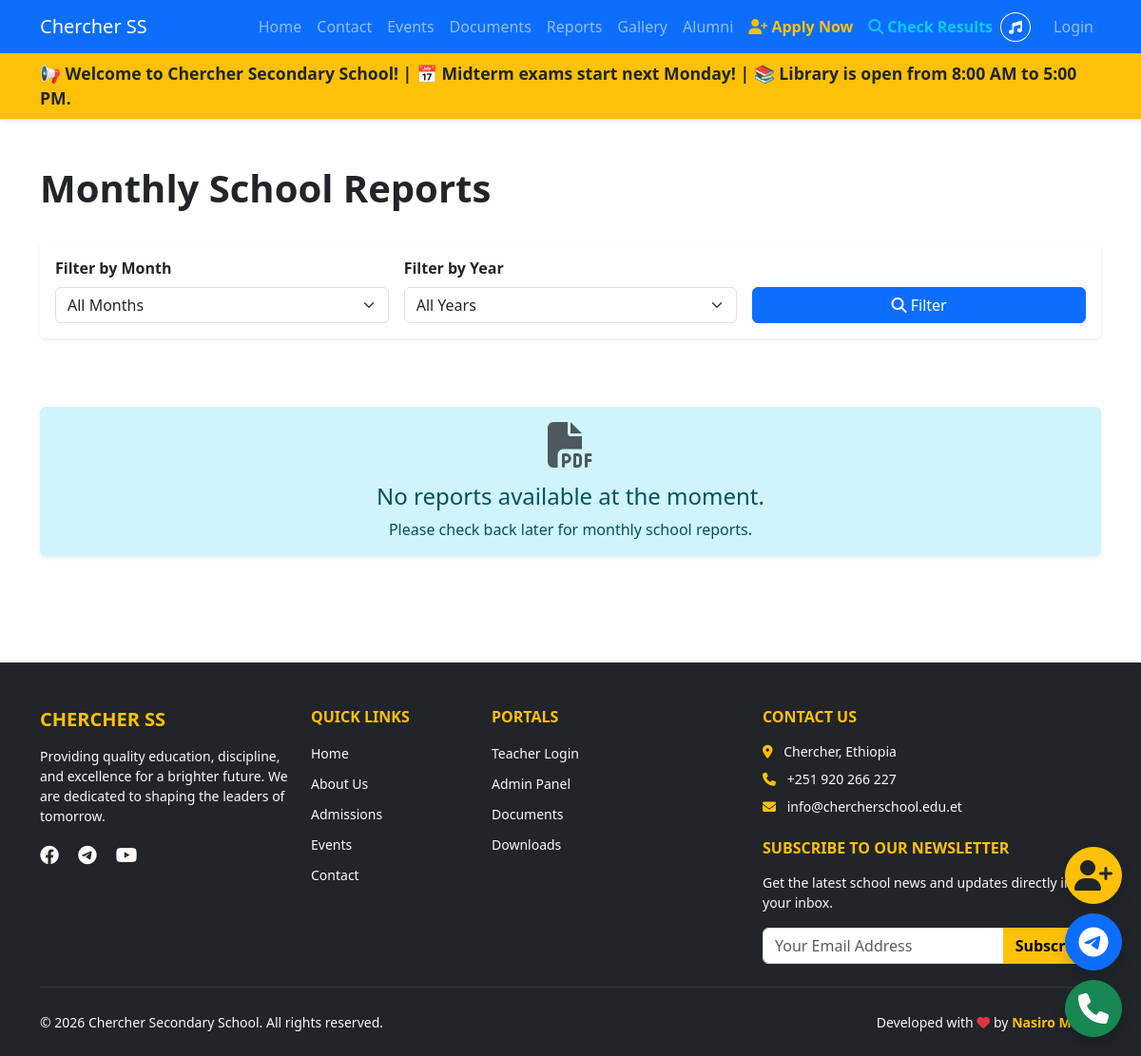
Page /reports/ on the earlier database version.
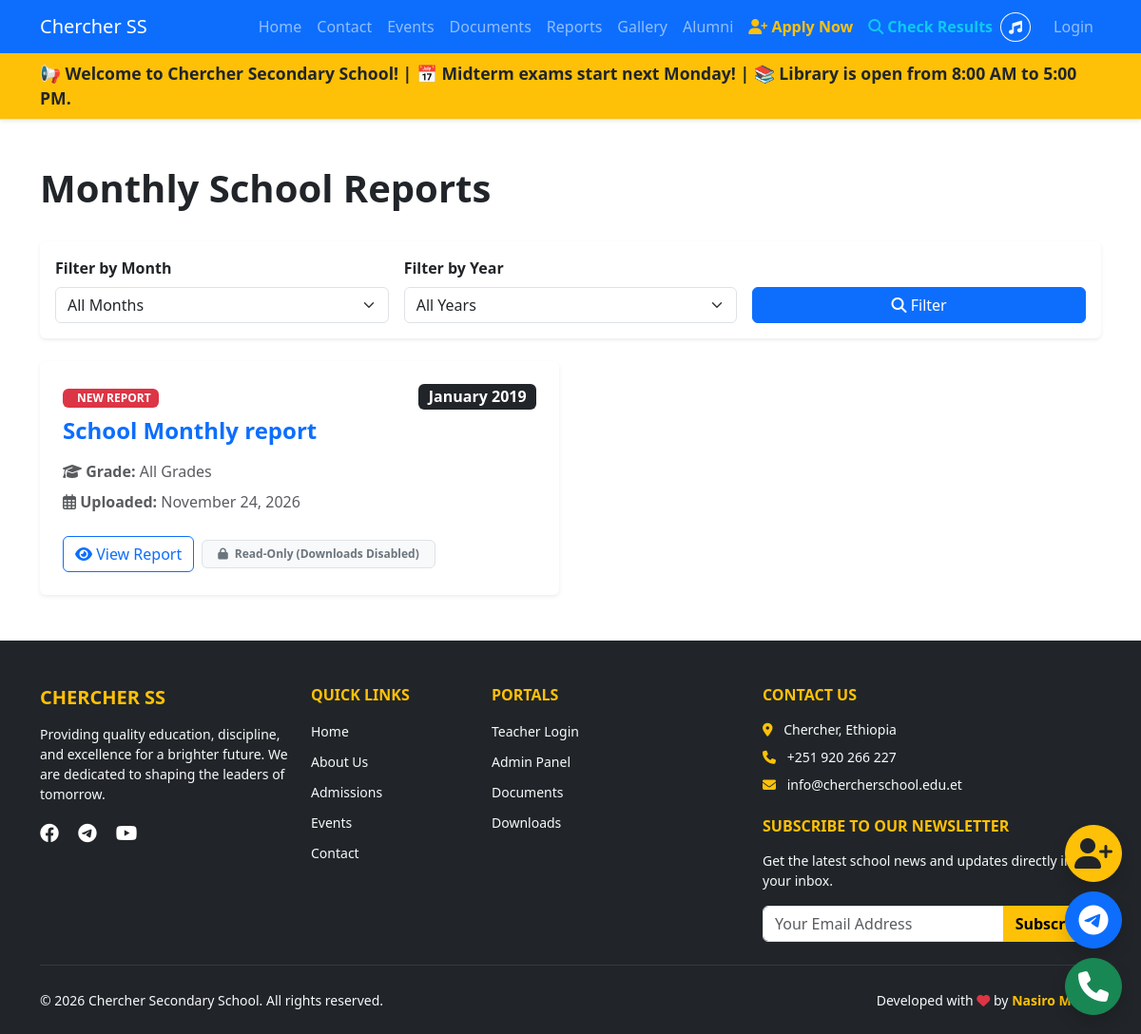
Same page on the later database version.
### reports/models.py (models this page shows, shortened)
class MonthlyReport(models.Model):
    MONTHS = [
        ('January', 'January'), ('February', 'February'), ('March', 'March'),
        ('April', 'April'), ('May', 'May'), ('June', 'June'),
        ('July', 'July'), ('August', 'August'), ('September', 'September'),
        ('October', 'October'), ('November', 'November'), ('December', 'December')
    ]
    title = models.CharField(max_length=200, help_text="e.g., Grade 9 Term 1 Report")
    month = models.CharField(max_length=20, choices=MONTHS)
    year = models.CharField(max_length=4, help_text="e.g., 2026")
    grade = models.CharField(max_length=50, blank=True, help_text="e.g., Grade 9 (leave blank for all)")
    file = models.FileField(upload_to='reports/', help_text="Upload PDF or Excel file")
    allow_download = models.BooleanField(
        default=False,
        help_text="Allow public visitors to download this report. Leave unchecked for view-only access."
    )
    uploaded_at = models.DateTimeField(auto_now_add=True)
    class Meta:
        ordering = ['-year', '-month']
        verbose_name_plural = "Monthly Reports"

### core/views.py (the view)
# urls.py: path('reports/', views.public_reports, name='public_reports'),
def public_reports(request):
    reports = MonthlyReport.objects.all().order_by('-uploaded_at', '-id')
    month = request.GET.get('month')
    year = request.GET.get('year')
    if month:
        reports = reports.filter(month=month)
    if year:
        reports = reports.filter(year=year)
    years = MonthlyReport.objects.values_list('year', flat=True).distinct().order_by('-year')
    return render(request, 'core/public_reports.html', {
        'reports': reports,
        'selected_month': month,
        'selected_year': year,
        'years': years,
    })

### core/templates/core/public_reports.html (shortened to what this page needs)
{% extends "base.html" %}
{% block content %}
<div class="container mt-5 mb-5">
    <div class="d-flex justify-content-between align-items-center mb-4">
        <h1 class="fw-bold">Monthly School Reports</h1>
    </div>
    <div class="card border-0 shadow-sm mb-4">
        <div class="card-body">
            <form method="get" class="row g-3 align-items-end">
                <div class="col-md-4">
                    <label class="form-label fw-bold">Filter by Month</label>
                    <select name="month" class="form-select">
                        <option value="">All Months</option>
                    </select>
                </div>
                <div class="col-md-4">
                    <label class="form-label fw-bold">Filter by Year</label>
                    <select name="year" class="form-select">
                        <option value="">All Years</option>
                    </select>
                </div>
                <div class="col-md-4">
                    <button type="submit" class="btn btn-primary w-100"><i class="fas fa-search"></i> Filter</button>
                </div>
            </form>
        </div>
    </div>
    <div class="row g-4">
        {% for report in reports %}
        <div class="col-md-6">
            <div class="card border-0 shadow-sm h-100">
                <div class="card-body p-4">
                    <div class="d-flex justify-content-between align-items-center gap-2 mb-2">
                        <div>
                            {% if forloop.first %}
                                <span class="badge bg-danger text-uppercase me-1">
                                     New Report
                                </span>
                            {% endif %}
                        </div>
                        <span class="badge bg-dark fs-6">{{ report.month }} {{ report.year }}</span>
                    </div>
                    <h4 class="fw-bold text-primary mb-3">{{ report.title }}</h4>
                    <p class="text-muted mb-2"><i class="fas fa-graduation-cap"></i> <strong>Grade:</strong> {{ report.grade|default:"All Grades" }}</p>
                    <p class="text-muted mb-4"><i class="far fa-calendar-alt"></i> <strong>Uploaded:</strong> {{ report.uploaded_at|date:"F d, Y" }}</p>
                    <div class="d-flex flex-wrap align-items-center gap-2">
                        {% if report.file %}
                            <a href="{% url 'core:view_report' report.id %}" class="btn btn-outline-primary" target="_blank" rel="noopener">
                                <i class="fas fa-eye"></i> View Report
                            </a>
                            {% if report.allow_download %}
                                <a href="{% url 'core:download_report' report.id %}" class="btn btn-success">
                                    <i class="fas fa-download"></i> Download
                                </a>
                            {% else %}
                                <span class="badge bg-light text-secondary border py-2 px-3">
                                    <i class="fas fa-lock me-1"></i> Read-Only (Downloads Disabled)
                                </span>
                            {% endif %}
                        {% else %}
                            <span class="text-muted small">No file attached</span>
                        {% endif %}
                    </div>
                </div>
            </div>
        </div>
        {% empty %}
        <div class="col-12 text-center py-5">
            <div class="alert alert-info border-0 shadow-sm">
                <i class="fas fa-file-pdf fa-3x mb-3 text-muted"></i>
                <h4>No reports available at the moment.</h4>
                <p class="mb-0">Please check back later for monthly school reports.</p>
            </div>
        </div>
        {% endfor %}
    </div>
</div>
{% endblock %}

Differences in the rows shown:
added MonthlyReport: month "January", year "2019", title "School Monthly report", grade "All Grades", uploaded_at "November 24, 2026", shows "View Report", allow_download False (drawn)
Other differences:
text no longer shown: "No reports available at the moment. Please check back later for monthly school reports."
